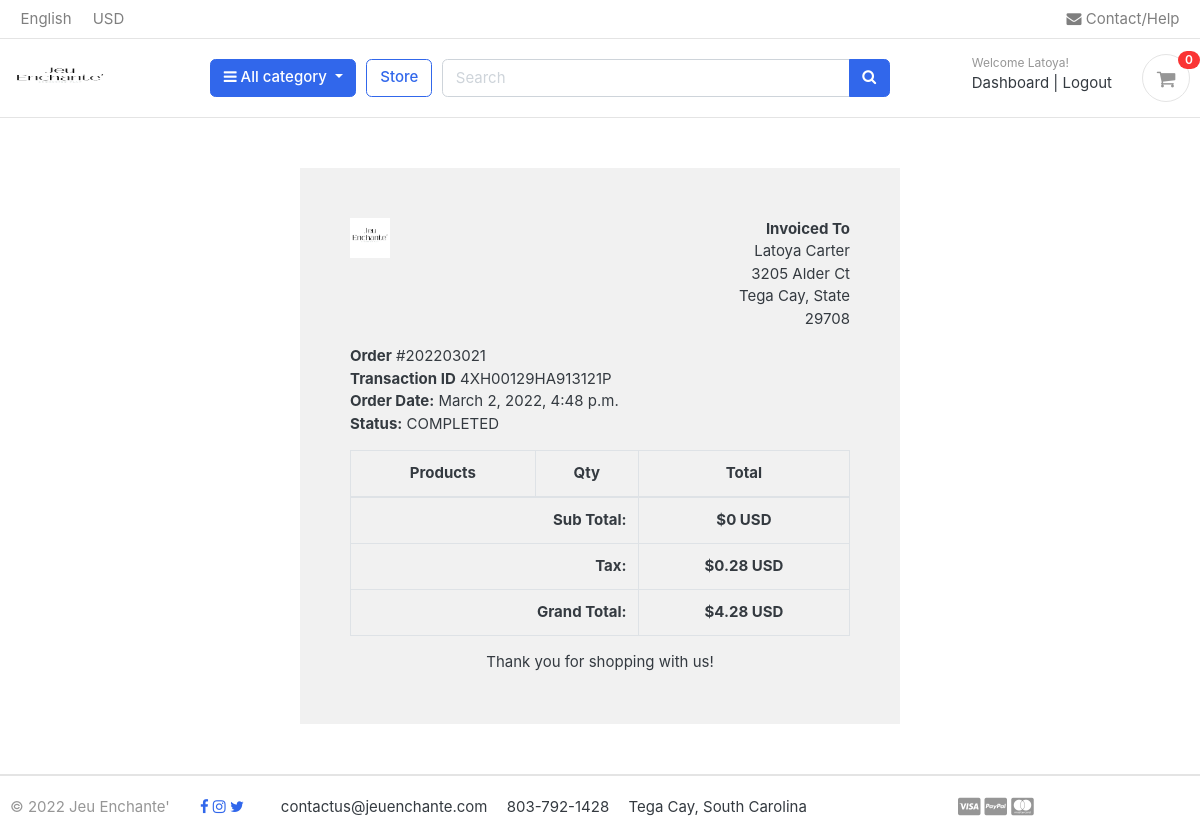
Screenshot of /accounts/order_detail/202203021/ (signed in) with the database file from the repository.
### accounts/models.py (models this page shows, shortened)
class Account(AbstractBaseUser):
    first_name      = models.CharField(max_length=50)
    last_name       = models.CharField(max_length=50)
    username        = models.CharField(max_length=50, unique=True)
    email           = models.EmailField(max_length=100, unique=True)
    phone_number    = models.CharField(max_length=50)
    date_joined     = models.DateTimeField(auto_now_add=True)
    last_login      = models.DateTimeField(auto_now_add=True)
    is_admin        = models.BooleanField(default=False)
    is_staff        = models.BooleanField(default=False)
    is_active        = models.BooleanField(default=False)
    is_superadmin        = models.BooleanField(default=False)
    USERNAME_FIELD = 'email'
    REQUIRED_FIELDS = ['username', 'first_name', 'last_name']
    objects = MyAccountManager()

### orders/models.py (models this page shows, shortened)
class Order(models.Model):
	STATUS = (
		('New', 'New'),
		('Accepted', 'Accepted'),
		('Completed', 'Completed'),
		('Cancelled', 'Cancelled')
	)
	user = models.ForeignKey(Account, on_delete=models.SET_NULL, null=True)
	payment = models.ForeignKey(Payment, on_delete=models.SET_NULL, blank=True, null=True)
	order_number = models.CharField(max_length=20)
	first_name = models.CharField(max_length=50)
	last_name = models.CharField(max_length=50)
	phone = models.CharField(max_length=15)
	email = models.EmailField(max_length=50)
	address_line_1 = models.CharField(max_length=100)
	address_line_2 = models.CharField(max_length=100, blank=True)
	city = models.CharField(max_length=50)
	state = models.CharField(max_length=50)
	zip_code = models.CharField(max_length=50)
	order_note = models.CharField(max_length=100, blank=True)
	order_total = models.FloatField()
	tax = models.FloatField()
	status = models.CharField(max_length=10, choices=STATUS, default='New')
	ip = models.CharField(blank=True, max_length=20)
	is_ordered = models.BooleanField(default=False)
	created_at = models.DateTimeField(auto_now_add=True)
	updated_at = models.DateTimeField(auto_now=True)
	def full_name(self):
		return f'{self.first_name} {self.last_name}'
	def full_address(self):
		return f'{self.address_line_1} {self.address_line_2}'

class Payment(models.Model):
	user = models.ForeignKey(Account, on_delete=models.CASCADE)
	payment_id = models.CharField(max_length=100)
	payment_method = models.CharField(max_length=100)
	amount_paid = models.CharField(max_length=100)
	status = models.CharField(max_length=100)
	created_at = models.DateTimeField(auto_now_add=True)

### accounts/views.py (the view)
# urls.py: path('order_detail/<int:order_id>/', views.order_detail, name='order_detail'),
@login_required(login_url='login')
def order_detail(request, order_id):
	order_detail = OrderProduct.objects.filter(order__order_number=order_id)
	order = Order.objects.get(order_number=order_id)
	subtotal = 0
	for i in order_detail:
		subtotal += i.product_price * i.quantity
	context = {
		'order_detail': order_detail,
		'order': order,
		'subtotal': subtotal
	}
	return render(request, 'accounts/order_detail.html', context)

### carts/context_processors.py (called while the page is built)
def counter(request):
    cart_count = 0
    if 'admin' in request.path:
        return {}
    else:
        try:
            cart = Cart.objects.filter(cart_id=_cart_id(request))
            if request.user.is_authenticated:
                cart_items = CartItem.objects.all().filter(user=request.user)
            else:
                cart_items = CartItem.objects.all().filter(cart=cart[:1])
            for cart_item in cart_items:
                cart_count += cart_item.quantity
        except Cart.DoesNotExist:
            cart_count = 0
    return dict(cart_count=cart_count)

### carts/views.py (called while the page is built)
def _cart_id(request):
    cart = request.session.session_key
    if not cart:
        cart = request.session.create()
    return cart

### category/context_processors.py (called while the page is built)
def menu_links(request):
	links = Category.objects.all()
	return dict(links=links)

### category/models.py (called while the page is built)
	def get_url(self):
		return reverse('products_by_category', args=[self.slug])

### templates/accounts/order_detail.html (shortened to what this page needs)
{% extends 'base.html' %}
{% load static %}
{% block content %}
<div class="container" style="margin: 0 auto;width: 50%;padding: 50px;background: #f1f1f1;margin-top: 50px;margin-bottom: 50px;">
    <div class="row invoice row-printable">
        <div class="col-md-12">
            <div class="panel panel-default plain" id="dash_0">
                <div class="panel-body p30">
                    <div class="row">
                        <div class="col-lg-6">
                            <div class="invoice-logo"><img src="{% static '/images/logo.jpg' %}" alt="Invoice logo" style="max-height: 40px;"></div>
                        </div>
                        <div class="col-lg-6">
                            <div class="invoice-from">
                                <ul class="list-unstyled text-right">
                                    <li><strong>Invoiced To</strong></li>
                                    <li>{{order.full_name}}</li>
                                    <li>{{order.full_address}}</li>
                                    <li>{{order.city}}, {{order.state}}</li>
                                    <li>{{order.zip_code}}</li>
                                </ul>
                            </div>
                        </div>
                        <div class="col-lg-12">
                            <div class="invoice-details mt25">
                                <div class="well">
                                    <ul class="list-unstyled mb0">
                                        <li><strong>Order</strong> #{{order.order_number}}</li>
                                        <li><strong>Transaction ID</strong> {{order.payment.payment_id}}</li>
                                        <li><strong>Order Date:</strong> {{order.created_at}}</li>
                                        <li><strong>Status:</strong> {{order.payment.status}}</li>
                                    </ul>
                                </div>
                            </div>
                            <div class="invoice-items">
                                <div class="table-responsive" style="overflow: hidden; outline: none;" tabindex="0">
                                    <table class="table table-bordered">
                                        <thead>
                                            <tr>
                                                <th class="per70 text-center">Products</th>
                                                <th class="per5 text-center">Qty</th>
                                                <th class="per25 text-center">Total</th>
                                            </tr>
                                        </thead>
                                        <tfoot>
                                            <tr>
                                                <th colspan="2" class="text-right">Sub Total:</th>
                                                <th class="text-center">${{subtotal}} USD</th>
                                            </tr>
                                            <tr>
                                                <th colspan="2" class="text-right">Tax:</th>
                                                <th class="text-center">${{order.tax}} USD</th>
                                            </tr>
                                            <tr>
                                                <th colspan="2" class="text-right">Grand Total:</th>
                                                <th class="text-center">${{order.order_total}} USD</th>
                                            </tr>
                                        </tfoot>
                                    </table>
                                </div>
                            </div>
                            <div class="invoice-footer mt25">
                                <p class="text-center">Thank you for shopping with us!</p>
                            </div>
                        </div>
                    </div>
                </div>
            </div>
        </div>
    </div>
    </div>
{% endblock %}

### templates/base.html (shortened to what this page needs)
{% load static %}
<!DOCTYPE HTML>
<html lang="en">
<head>
<link href="{% static 'css/bootstrap.css' %}" rel="stylesheet" type="text/css"/>
<link href="{% static 'fonts/fontawesome/css/all.min.css' %}" type="text/css" rel="stylesheet">
<link href="{% static 'css/ui.css' %}" rel="stylesheet" type="text/css"/>
<link href="{% static 'css/responsive.css' %}" rel="stylesheet" media="only screen and (max-width: 1200px)" />
<link href="{% static 'css/custom.css' %}" rel="stylesheet" type="text/css"/>
<link rel="stylesheet" href="https://cdnjs.cloudflare.com/ajax/libs/font-awesome/4.7.0/css/font-awesome.min.css">
</head>
<body>
	{% include 'includes/navbar.html' %}
	{% block content %}{% endblock %}
{% include 'includes/footer.html' %}

### templates/includes/navbar.html (shortened to what this page needs)
{% load static %}
<header class="section-header">
	<nav class="navbar p-md-0 navbar-expand-sm navbar-light border-bottom">
	<div class="container">
		<div class="collapse navbar-collapse" id="navbarTop4">
		<ul class="navbar-nav mr-auto">
			<li class="nav-item dropdown">
					<a href="#" class="nav-link">   English </a>
			</li>
			<li class="nav-item dropdown">
				<a href="#" class="nav-link"> USD </a>
			</li>
		</ul>
		<ul class="navbar-nav">
			<li><a href="{% url 'contact' %}" class="nav-link"> <i class="fa fa-envelope"></i> Contact/Help </a></li>
		</ul>
		</div>
	</div>
	</nav>
	<section class="header-main border-bottom">
		<div class="container">
	<div class="row align-items-center">
		<div class="col-lg-2 col-md-3 col-6">
			<a href="{% url 'home' %}" class="brand-wrap">
				<img class="logo" src="{% static './images/logo.jpg' %}" height="100" width="100">
			</a>
		</div>
		<div class="col-lg col-sm col-md col-6 flex-grow-0">
			<div class="category-wrap dropdown d-inline-block float-right">
				<button type="button" class="btn btn-primary dropdown-toggle" data-toggle="dropdown">
					<i class="fa fa-bars"></i> All category
				</button>
			</div>
		</div>
		<a href="{% url 'store' %}" class="btn btn-outline-primary">Store</a>
		<div class="col-lg  col-md-6 col-sm-12 col">
			<form action="{% url 'search' %}" class="search" method="GET">
				<div class="input-group w-100">
					<input type="text" class="form-control" style="width:60%;" placeholder="Search" name="keyword">
					<div class="input-group-append">
						<button class="btn btn-primary" type="submit">
						<i class="fa fa-search"></i>
						</button>
					</div>
				</div>
			</form>
		</div>
		<div class="col-lg-3 col-sm-6 col-8 order-2 order-lg-3">
					<div class="d-flex justify-content-end mb-3 mb-lg-0">
						{% if user.id is None%}
						<div class="widget-header">
							<small class="title text-muted">Welcome guest!</small>
							<div>
								<a href="{% url 'login' %}">Sign in</a> <span class="dark-transp"> | </span>
								<a href="{% url 'register' %}"> Register</a>
							</div>
						</div>
						{% else %}
						<div class="widget-header">
							<small class="title text-muted">Welcome {{user.first_name}}!</small>
							<div>
								<a href="{% url 'dashboard' %}">Dashboard</a> <span class="dark-transp"> | </span>
								<a href="{% url 'logout' %}"> Logout</a>
							</div>
						</div>
						{% endif %}
						<a href="{% url 'cart' %}" class="widget-header pl-3 ml-3">
							<div class="icon icon-sm rounded-circle border"><i class="fa fa-shopping-cart"></i></div>
							<span class="badge badge-pill badge-danger notify">{{cart_count}}</span>
						</a>
					</div>
				</div>
	</div>
		</div>
	</section>
	</header>

### templates/includes/footer.html (shortened to what this page needs)
<footer class="section-footer border-top">
	<div class="container">
		<section class="footer-bottom border-top row">
			<div class="col-md-2">
				<p class="text-muted"> &copy 2022 Jeu Enchante' </p>
			</div>
			<div>
				<a href="https://www.donellcarter.com/" class="fa fa-facebook"></a>
				<a href="#" class="fa fa-instagram"></a>
				<a href="#" class="fa fa-twitter"></a>
			</div>
			<div class="col-md-6 text-md-center">
				<span  class="px-2">contactus@jeuenchante.com</span>
				<span  class="px-2">803-792-1428</span>
				<span  class="px-2">Tega Cay, South Carolina</span>
			</div>
			<div class="col-md-2 text-md-right text-muted">
				<i class="fab fa-lg fa-cc-visa"></i>
				<i class="fab fa-lg fa-cc-paypal"></i>
				<i class="fab fa-lg fa-cc-mastercard"></i>
			</div>
		</section>
	</div>
</footer>
</body>
</html>

### static/css/ui.css (style rules this page uses)
html { font-family: "Inter", sans-serif; font-size: 15px; }
.icon-xs, .icon-sm, .icon-md, .icon-lg { display: inline-block; text-align: center; flex-shrink: 0; flex-grow: 0; }
.icon-sm { width: 48px; height: 48px; line-height: 48px !important; font-size: 20px; }
p:last-child { margin-bottom: 0; }
.header-main { position: relative; padding-top: 1rem; padding-bottom: 1rem; }
.brand-wrap .logo, .navbar-brand .logo { margin-right: 7px; max-height: 42px; display: inline-block; }
.widget-header { display: inline-block; vertical-align: middle; position: relative; }
.widget-header a { color: #343a40; }
.widget-header i { color: #969696; }
.widget-header .title { display: block; }
.widget-header .notify { position: absolute; top: -3px; right: -10px; }
.footer-bottom { padding-top: 20px; padding-bottom: 20px; }
[class*=list-] li:after { visibility: hidden; display: block; content: ""; overflow: hidden; height: 0; clear: both; }
.notify { position: absolute; top: -4px; right: -10px; display: inline-block; padding: 0.25em 0.6em; font-size: 12px; line-height: 1; text-align: center; border-radius: 3rem; color: #fff; background-color: #fa3434; }

### rows the page displays
Account: first_name "Latoya"
Order: full_name "Latoya Carter", full_address "3205 Alder Ct", city "Tega Cay", state "State", zip_code "29708", order_number "202203021", payment.payment_id "4XH00129HA913121P", created_at "March 2, 2022, 4:48 p.m.", payment.status "COMPLETED", tax "0.28", order_total "4.28"

### other values shown
{{ cart_count }} "0"
{{ subtotal }} "0"
